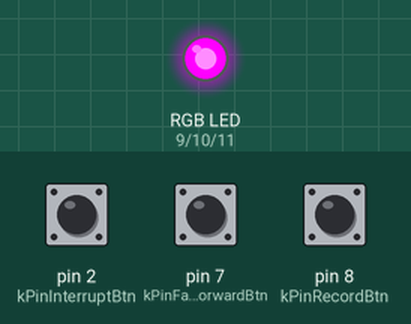
The sketch below on a simulated Arduino Uno, built with avr-gcc and run on an emulated ATmega328P. On the bench: an RGB LED mixed from three pins (HIGH = lit). Inputs (shaded band) come from the test bench; at power-on: pin 7 (kPinFastForwardBtn) LOW, pin 8 (kPinRecordBtn) LOW, pin 2 (kPinInterruptBtn) LOW. Dim RGB values are drawn brighter than linear; the local clock reads 2024-03-15 10:24:30 at power-on unless the sketch sets it; what the sketch prints to the serial monitor is not drawn.

Above: at 1.2 s.
1.3 s: pin 7 (kPinFastForwardBtn) pulled HIGH for 1 s
At 3.5 s:
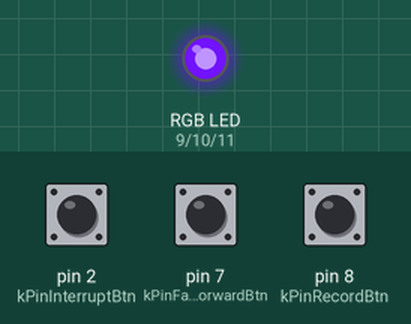
4.3 s: pin 8 (kPinRecordBtn) pulled HIGH for 0.15 s
At 5.3 s:
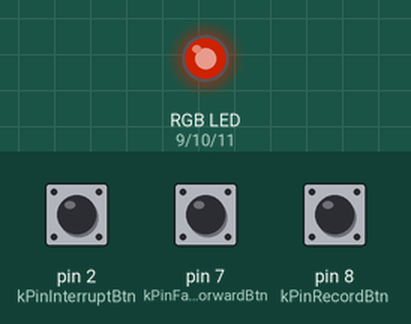
5.9 s: pin 2 (kPinInterruptBtn) pulled HIGH for 0.15 s
At 7.0 s:
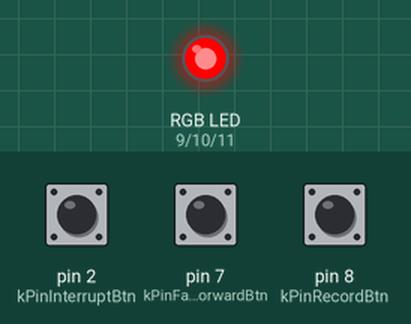
7.5 s: pin 8 (kPinRecordBtn) pulled HIGH for 1 s
At 9.5 s:
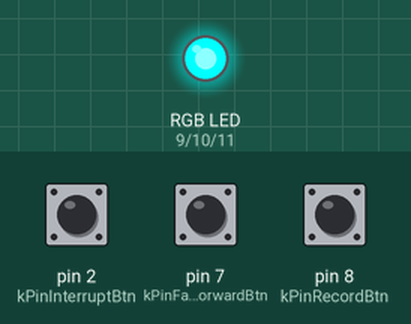
10.0 s: pin 8 (kPinRecordBtn) pulled HIGH for 0.15 s
At 11.2 s:
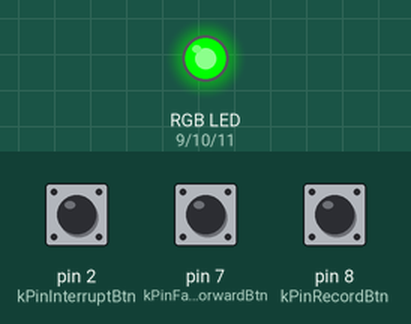
11.6 s: pin 2 (kPinInterruptBtn) pulled HIGH for 1 s
At 13.6 s:
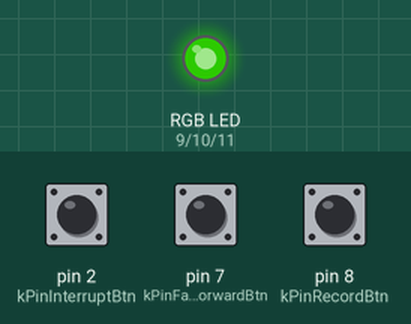
Timing chart, 0 to 15.6 s (numbered marks = the images above; inputs shaded):
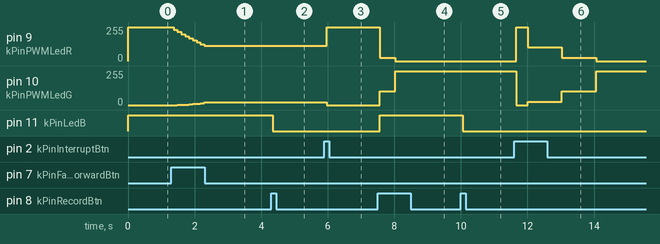

Measured:
- after the input at 1.3 s, pin 9 (kPinPWMLedR): moves from 255/255 to 114/255 over 0.92 s, starting after 0.07 s; pin 10 (kPinPWMLedG): moves from 0/255 to 19/255 over 0.80 s, starting after 0.19 s
- after the input at 4.3 s, pin 11 (kPinLedB): HIGH → LOW after 0.05 s
- after the input at 5.9 s, pin 9 (kPinPWMLedR): 114/255 → 255/255 after 0.06 s; pin 10 (kPinPWMLedG): 19/255 → 0/255 after 0.06 s
- after the input at 7.5 s, pin 9 (kPinPWMLedR): 255/255 → 23/255 after 0.07 s, → 0/255 0.45 s later; pin 10 (kPinPWMLedG): 0/255 → 105/255 after 0.07 s, → 255/255 0.45 s later; pin 11 (kPinLedB): LOW → HIGH after 0.07 s
- after the input at 10.0 s, pin 11 (kPinLedB): HIGH → LOW after 0.06 s
- after the input at 11.6 s, pin 9 (kPinPWMLedR): 0/255 → 255/255 after 0.06 s, → 105/255 0.34 s later, → 23/255 1.0 s later, → 0/255 1.0 s later; pin 10 (kPinPWMLedG): 255/255 → 0/255 after 0.06 s, → 23/255 0.34 s later, → 105/255 1.0 s later, → 255/255 1.0 s later

The sketch:

ReminderLed.ino
```cpp
#include <Sodaq_DS3231.h>
#include <stdint.h>
#include "Led.cpp"

const uint8_t kPinPWMLedR = 9;
const uint8_t kPinPWMLedG = 10;
const uint8_t kPinLedB = 11;
const uint8_t kPinInterruptBtn = 2;
const uint8_t kPinRecordBtn = 8;
const uint8_t kPinFastForwardBtn = 7;

/**
 * The Gamma value used in the LEDs.
 */
const double kGamma = 2.2;
/**
 * The max number of seconds it takes to fast forward fully to red.
 */
const double kFullFFTimeSec = 3.0;

// Arduino handles integers as 16 bit values, so 12 hours (43200s) would
// overflow and become a negative value, if there wasn't a type cast.
uint32_t shiftTimeSec = (uint32_t)60 * 60 * 12;

DualPwmLed dualLedRG = DualPwmLed(
  kPinPWMLedG, kPinPWMLedR, PwmBoundaryValues::kHighPwm, kGamma);
Led ledB = Led(kPinLedB, DigitalBoundaryValues::kHighDig);

uint32_t lastResetTs = 0;

volatile bool resetTsFlag = false;

ValueChanger ffValueChanger(kFullFFTimeSec, shiftTimeSec);
uint32_t lastFfMillis = 0;

// bool isRecording = false;
bool wasRecordPressedLastLoop = false;
uint32_t recordStartTs = 0;

void resetTs() {
  resetTsFlag = true;
}

void setup() {
  dualLedRG.begin();
  ledB.begin();

  rtc.begin();
  lastResetTs = rtc.now().getEpoch();

  // For debug
  Serial.begin(115200);

  // Buttons
  pinMode(kPinRecordBtn, INPUT);
  pinMode(kPinFastForwardBtn, INPUT);
  attachInterrupt(digitalPinToInterrupt(kPinInterruptBtn), resetTs, RISING);
}

void loop() {
  DateTime now = rtc.now(); // get the current date-time
  uint32_t ts = now.getEpoch();
  double deltaTimeSec = ((uint32_t)millis() - lastFfMillis) / 1000.0;

  // Reset
  if (resetTsFlag) {
    lastResetTs = ts;

    resetTsFlag = false;
  }

  // Fast forward
  if (digitalRead(kPinFastForwardBtn)) {
    lastResetTs = (uint32_t)constrain(
      lastResetTs - (uint32_t)ffValueChanger
        .getValueAfter(deltaTimeSec),
      (uint32_t)0,
      ts
    );
  }

  // Record
  if (digitalRead(kPinRecordBtn)) {
    // Start recording
    if (recordStartTs == 0 && !wasRecordPressedLastLoop) {
      ledB.setByteValue((uint8_t)DigitalBoundaryValues::kHighDig);
      recordStartTs = ts;
    }

    // Stop recording
    uint32_t newShiftTime = ts - recordStartTs;
    if (recordStartTs != 0 && newShiftTime > 0 && !wasRecordPressedLastLoop) {
      shiftTimeSec = newShiftTime;
      ffValueChanger.setTargetValue(shiftTimeSec);
      recordStartTs = 0;
      ledB.setByteValue((uint8_t)DigitalBoundaryValues::kLowDig);
    }

    wasRecordPressedLastLoop = true;
  }
  else {
    wasRecordPressedLastLoop = false;
  }

  // Set main led value
  lastResetTs = (uint32_t)constrain(lastResetTs, (uint32_t)0, ts);
  double ledRGValue = 1.0 - ((double)(ts - lastResetTs) / shiftTimeSec);
  dualLedRG.setBipolarValue(ledRGValue);

  // Debug prints
  Serial.print(";  LedValue: ");
  Serial.print(ledRGValue);
  Serial.print(";  ts: ");
  Serial.print(ts);
  Serial.print(";  lastResetTs: ");
  Serial.print(lastResetTs);
  Serial.print(";  ts - lastResetTs: ");
  Serial.print(ts - lastResetTs);
  Serial.print(";  shiftTimeSec: ");
  Serial.print(shiftTimeSec);
  Serial.print(";  (double)(ts - lastResetTs) / shiftTimeSec: ");
  Serial.print((double)(ts - lastResetTs) / shiftTimeSec);
  Serial.print(";  ffSpeed: ");
  Serial.print(ffValueChanger.getValueAfter(deltaTimeSec));
  Serial.print(";  recordStartTs: ");
  Serial.println(recordStartTs);

  lastFfMillis = (uint32_t)millis();
  delay(100);
}
```

Util.h
```cpp
#ifndef UTIL_H
#define UTIL_H

/**
 * Maps the given value from one range to other. This function uses doubles
 * instead of integer values that the Arduino library's map uses.
 */
double dMap(double value, double fromMin, double fromMax, double toMin,
    double toMax);

#endif
```

Led.cpp
```cpp
#ifndef LED
#define LED

#include <Arduino.h>
#include <stdint.h>
#include <math.h>
#include "Util.h"

/**
 * Represents the boundary values of a PWM pin on an Arduino board.
 */
enum PwmBoundaryValues : uint8_t {
  kLowPwm = 0,
  kHighPwm = UINT8_MAX
};


/**
 * Represents the boundary values of a digital pin on an Arduino board.
 */
enum DigitalBoundaryValues : uint8_t {
  kLowDig = LOW,
  kHighDig = HIGH
};


/**
 * Represents one LED connected to a digital pin.
 */
class Led {
  const DigitalBoundaryValues offValue;
  const uint8_t pinNumber;

  DigitalBoundaryValues currentValue;

public:
  Led(uint8_t pinNumber, DigitalBoundaryValues offValue) :
    pinNumber(pinNumber), offValue(offValue) {
  }

  void begin() {
    pinMode(pinNumber, OUTPUT);
    digitalWrite(pinNumber, offValue);
  }

  /**
   * Sets the LED value to the given byte value (value between 0 and 255).
   */
  void setByteValue(uint8_t val) {
    currentValue = val >= (kHighDig - kLowDig) / 2.0 ? kHighDig : kLowDig;
    writeValue();
  }

  /**
   * Sets the LED value to the given percentage (value between 0 and 1).
   */
  void setValue(double val) {
    currentValue = val >= 0.5 ? kHighDig : kLowDig;
    writeValue();
  }

  /**
   * Returns the currently assigned value.
   */
  DigitalBoundaryValues getValue() const {
    return currentValue;
  }

  /**
   * Writes the current value to the output.
   */
  void writeValue() const {
    DigitalBoundaryValues onValue = offValue == kHighDig ? kLowDig : kHighDig;
    digitalWrite(pinNumber,
      map(currentValue, kLowDig, kHighDig, offValue, onValue)
    );
  }
};


/**
 * Represents one LED connected to a PWM pin.
 */
class PwmLed {
  const PwmBoundaryValues offValue;
  const uint8_t pinNumber;
  const double gamma;

  uint8_t currentValue;

public:
  PwmLed(uint8_t pinNumber, PwmBoundaryValues offValue, double gamma) :
    pinNumber(pinNumber), offValue(offValue), gamma(gamma) {
  }

  void begin() {
    pinMode(pinNumber, OUTPUT);
    analogWrite(pinNumber, offValue);
  }

  /**
   * Sets the LED value to the given byte value (value between 0 and 255).
   */
  void setByteValue(uint8_t val) {
    currentValue = constrain(
      val, kLowPwm, kHighPwm
    );
    writeValue();
  }

  /**
   * Sets the LED value to the given percentage (value between 0 and 1).
   */
  void setValue(double val) {
    double constrVal = constrain(val, 0, 1);
    currentValue = (uint8_t)lround(
      constrVal * kHighPwm + kLowPwm
    );
    writeValue();
  }

  /**
   * Returns the currently assigned value.
   */
  uint8_t getValue() const {
    return currentValue;
  }

  /**
   * Writes the current value to the output (with Gamma correction).
   */
  void writeValue() const {
    PwmBoundaryValues onValue = offValue == kHighPwm ? kLowPwm : kHighPwm;
    analogWriteWithGammaCorrection(
      map(currentValue, kLowPwm, kHighPwm, offValue, onValue)
    );
  }

private:
  /**
   * Gamma corrects and analogWrites the given analogValue.
   */
  void analogWriteWithGammaCorrection(uint8_t analogValue) {
    double percentage = dMap(analogValue, kLowPwm, kHighPwm, 0.0, 1.0);
    analogWrite(pinNumber, (uint8_t)constrain(lround(dMap(
      pow(percentage, gamma),
      0.0, 1.0,
      kLowPwm, kHighPwm
    )), kLowPwm, kHighPwm));
  }
};


/**
 * Represents two LEDs connected to PWM pins.
 */
class DualPwmLed {
  PwmLed led1;
  PwmLed led2;

public:
  DualPwmLed(uint8_t led1Pin, uint8_t led2Pin, PwmBoundaryValues offValue,
    double gamma) :
    DualPwmLed(led1Pin, led2Pin, offValue, offValue, gamma) {
  }

  DualPwmLed(uint8_t led1Pin, uint8_t led2Pin, PwmBoundaryValues offValue1,
    PwmBoundaryValues offValue2, double gamma) :
    led1(led1Pin, offValue1, gamma), led2(led2Pin, offValue2, gamma) {
  }

  void begin() {
    led1.begin();
    led2.begin();
  }

  /**
   * Sets the LED value to the given byte value (value between 0 and 255).
   */
  void setBipolarByteValue(uint8_t val) {
    led1.setByteValue(val);
    led2.setByteValue((uint8_t)(kHighPwm - val));
  }

  /**
   * Sets the LED value to the given percentage (value between 0 and 1).
   */
  void setBipolarValue(double val) {
    double constrVal = constrain(val, 0, 1);
    led1.setValue(constrVal);
    led2.setValue(1.0 - constrVal);
  }

  /**
   * Returns the value currently assigned to LED 1.
   */
  uint8_t getLed1Value() const {
    return led1.getValue();
  }

  /**
   * Returns the value currently assigned to LED 2.
   */
  uint8_t getLed2Value() const {
    return led2.getValue();
  }

  void writeValue() const {
    led1.writeValue();
    led2.writeValue();
  }
};


/**
 * Holds a value that can be changed over time.
 */
class ValueChanger {
  const double fullChangeTimeSec;
  uint32_t targetValue;

public:
  ValueChanger(double fullChangeTimeSec, uint32_t targetValue) :
    fullChangeTimeSec(fullChangeTimeSec), targetValue(targetValue) {
  }

  void setTargetValue(const uint32_t targetValue) {
    this->targetValue = targetValue;
  }

  /**
   * Returns the value at the given time instant.
   */
  double getValueAfter(double timeSec) const {
    return timeSec / fullChangeTimeSec * targetValue;
  }
};

#endif
```

Util.cpp
```cpp
#include <stdint.h>
#include <math.h>

double dMap(double value, double fromMin, double fromMax, double toMin,
    double toMax) {
  return ((value - fromMin) / (fromMax - fromMin)) * (toMax - toMin) + toMin;
}
```
